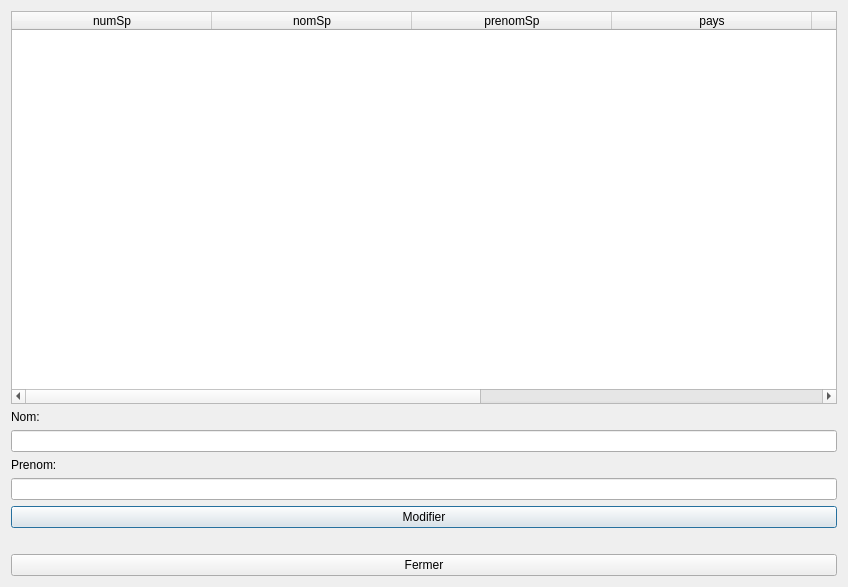
<?xml version="1.0" encoding="UTF-8"?>
<ui version="4.0">
 <class>fct_mod_3</class>
 <widget class="QDialog" name="fct_mod_3">
  <property name="geometry">
   <rect>
    <x>0</x>
    <y>0</y>
    <width>848</width>
    <height>587</height>
   </rect>
  </property>
  <property name="windowTitle">
   <string>Modifier les inscriptions</string>
  </property>
  <layout class="QVBoxLayout" name="verticalLayout">
   <item>
    <widget class="QTableWidget" name="table_fct_mod_3">
     <property name="selectionMode">
      <enum>QAbstractItemView::SingleSelection</enum>
     </property>
     <property name="selectionBehavior">
      <enum>QAbstractItemView::SelectRows</enum>
     </property>
     <attribute name="horizontalHeaderMinimumSectionSize">
      <number>50</number>
     </attribute>
     <attribute name="horizontalHeaderDefaultSectionSize">
      <number>200</number>
     </attribute>
     <attribute name="horizontalHeaderStretchLastSection">
      <bool>true</bool>
     </attribute>
     <attribute name="verticalHeaderVisible">
      <bool>false</bool>
     </attribute>
     <column>
      <property name="text">
       <string>numSp</string>
      </property>
     </column>
     <column>
      <property name="text">
       <string>nomSp</string>
      </property>
     </column>
     <column>
      <property name="text">
       <string>prenomSp</string>
      </property>
     </column>
     <column>
      <property name="text">
       <string>pays</string>
      </property>
     </column>
     <column>
      <property name="text">
       <string>categorieSp</string>
      </property>
     </column>
     <column>
      <property name="text">
       <string>dateNaisSp</string>
      </property>
     </column>
     <column>
      <property name="text">
       <string>numEq</string>
      </property>
     </column>
    </widget>
   </item>
   <item>
    <widget class="QLabel" name="label">
     <property name="text">
      <string>Nom:</string>
     </property>
    </widget>
   </item>
   <item>
    <widget class="QLineEdit" name="lineEdit_nom"/>
   </item>
   <item>
    <widget class="QLabel" name="label_2">
     <property name="text">
      <string>Prenom:</string>
     </property>
    </widget>
   </item>
   <item>
    <widget class="QLineEdit" name="lineEdit_prenom"/>
   </item>
   <item>
    <widget class="QPushButton" name="btn_modifier">
     <property name="text">
      <string>Modifier</string>
     </property>
    </widget>
   </item>
   <item>
    <widget class="QLabel" name="label_fct_mod_3">
     <property name="text">
      <string/>
     </property>
     <property name="alignment">
      <set>Qt::AlignCenter</set>
     </property>
    </widget>
   </item>
   <item>
    <widget class="QPushButton" name="pushButton">
     <property name="text">
      <string>Fermer</string>
     </property>
    </widget>
   </item>
  </layout>
 </widget>
 <resources/>
 <connections>
  <connection>
   <sender>btn_modifier</sender>
   <signal>clicked()</signal>
   <receiver>fct_mod_3</receiver>
   <slot>modifier()</slot>
   <hints>
    <hint type="sourcelabel">
     <x>424</x>
     <y>508</y>
    </hint>
    <hint type="destinationlabel">
     <x>509</x>
     <y>608</y>
    </hint>
   </hints>
  </connection>
  <connection>
   <sender>pushButton</sender>
   <signal>clicked()</signal>
   <receiver>fct_mod_3</receiver>
   <slot>close()</slot>
   <hints>
    <hint type="sourcelabel">
     <x>456</x>
     <y>563</y>
    </hint>
    <hint type="destinationlabel">
     <x>488</x>
     <y>585</y>
    </hint>
   </hints>
  </connection>
 </connections>
 <slots>
  <slot>modifier()</slot>
 </slots>
</ui>
